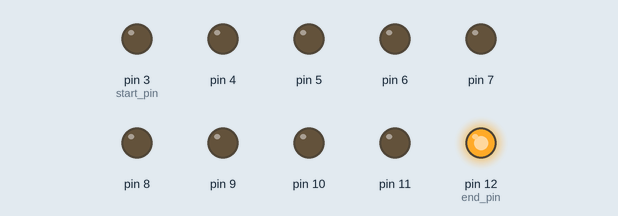
The sketch below on a simulated Arduino Uno, built with avr-gcc and run on an emulated ATmega328P. Parts: output pins drawn as LEDs (lit = HIGH). What the sketch prints to the serial monitor is not drawn.

Above: at 0.05 s.
At 0.65 s:
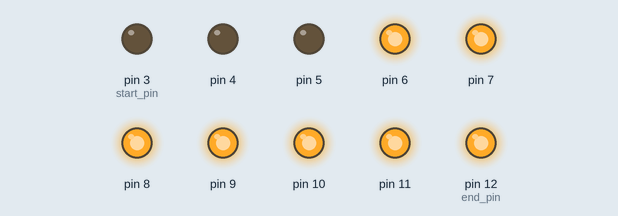
At 1.15 s:
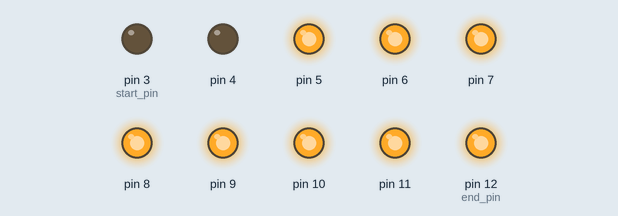
At 2.25 s:
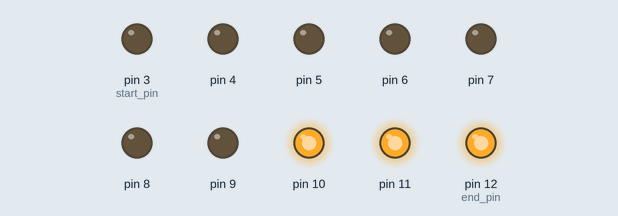
At 3.35 s:
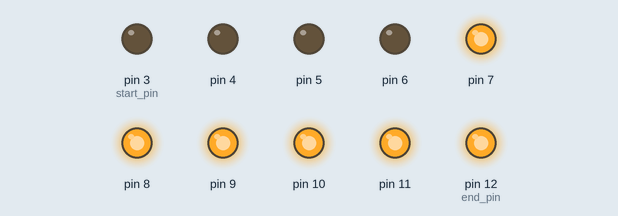
At 4.45 s:
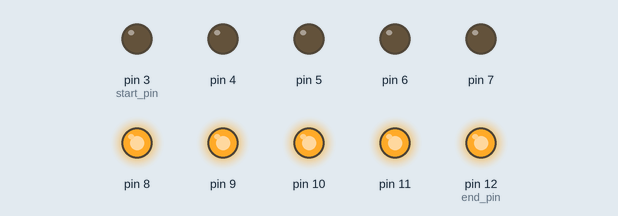
Timing chart, 0 to 4.8 s (numbered marks = the images above):
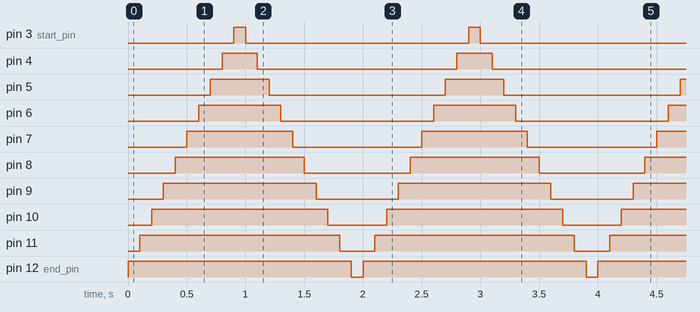

The sketch:

led-bar.ino
```cpp
// the range of pins
int start_pin = 3;
int end_pin = 12;
int delay_time = 100;
void setup() {
  // declare the ledPin as an OUTPUT:
  for (int pin = start_pin; pin <= end_pin; pin++ )
    pinMode(pin, OUTPUT);
  Serial.begin(9600);
  Serial.println("LED Bar Test");
}

void loop() {

  // turn them on, one-by-one
  for (int pin = end_pin; pin >= start_pin; pin-- ) {
    digitalWrite(pin, HIGH);
    delay(delay_time);
  }
  // turn them off, one-by-one
   for (int pin = start_pin; pin <= end_pin; pin++ ) {
    digitalWrite(pin, LOW);
    delay(delay_time);
  }
}
```

Measured:
- by itself, pin 3 (start_pin): alternates HIGH for 0.10 s and LOW for 1.9 s
- by itself, pin 4: alternates HIGH for 0.30 s and LOW for 1.7 s
- by itself, pin 5: alternates HIGH for 0.50 s and LOW for 1.5 s
- by itself, pin 6: alternates HIGH for 0.70 s and LOW for 1.3 s
- by itself, pin 7: alternates HIGH for 0.90 s and LOW for 1.1 s
- by itself, pin 8: alternates HIGH for 1.1 s and LOW for 0.90 s
- by itself, pin 9: alternates HIGH for 1.3 s and LOW for 0.70 s
- by itself, pin 10: alternates HIGH for 1.5 s and LOW for 0.50 s
